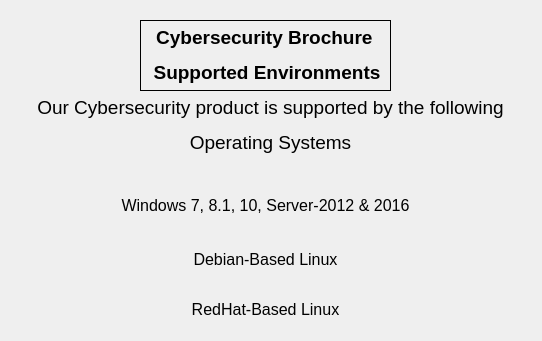
<?xml version="1.0" encoding="UTF-8"?>
<ui version="4.0">
 <class>environments</class>
 <widget class="QDialog" name="environments">
  <property name="geometry">
   <rect>
    <x>0</x>
    <y>0</y>
    <width>542</width>
    <height>341</height>
   </rect>
  </property>
  <property name="windowTitle">
   <string>Dialog</string>
  </property>
  <widget class="QLabel" name="WindowLabel">
   <property name="geometry">
    <rect>
     <x>60</x>
     <y>190</y>
     <width>411</width>
     <height>31</height>
    </rect>
   </property>
   <property name="text">
    <string>&lt;html&gt;&lt;head/&gt;&lt;body&gt;&lt;p align=&quot;center&quot;&gt;&lt;span style=&quot; font-size:12pt;&quot;&gt;Windows 7, 8.1, 10, Server-2012 &amp;amp; 2016&lt;/span&gt;&lt;/p&gt;&lt;/body&gt;&lt;/html&gt;</string>
   </property>
  </widget>
  <widget class="QLabel" name="descriptioLabel">
   <property name="geometry">
    <rect>
     <x>20</x>
     <y>80</y>
     <width>501</width>
     <height>91</height>
    </rect>
   </property>
   <property name="text">
    <string>&lt;html&gt;&lt;head/&gt;&lt;body&gt;&lt;p align=&quot;center&quot;&gt;&lt;span style=&quot; font-size:14pt;&quot;&gt;Our Cybersecurity product is supported by the following&lt;/span&gt;&lt;/p&gt;&lt;p align=&quot;center&quot;&gt;&lt;span style=&quot; font-size:14pt;&quot;&gt;Operating Systems&lt;/span&gt;&lt;/p&gt;&lt;/body&gt;&lt;/html&gt;</string>
   </property>
  </widget>
  <widget class="QLabel" name="titleLabel">
   <property name="geometry">
    <rect>
     <x>140</x>
     <y>20</y>
     <width>251</width>
     <height>71</height>
    </rect>
   </property>
   <property name="frameShape">
    <enum>QFrame::Box</enum>
   </property>
   <property name="text">
    <string>&lt;html&gt;&lt;head/&gt;&lt;body&gt;&lt;p align=&quot;center&quot;&gt;&lt;span style=&quot; font-size:14pt; font-weight:600;&quot;&gt;Cybersecurity Brochure &lt;/span&gt;&lt;/p&gt;&lt;p align=&quot;center&quot;&gt;&lt;span style=&quot; font-size:14pt; font-weight:600;&quot;&gt;Supported Environments&lt;/span&gt;&lt;/p&gt;&lt;/body&gt;&lt;/html&gt;</string>
   </property>
   <property name="textFormat">
    <enum>Qt::RichText</enum>
   </property>
  </widget>
  <widget class="QLabel" name="DebianLabel">
   <property name="geometry">
    <rect>
     <x>180</x>
     <y>250</y>
     <width>171</width>
     <height>16</height>
    </rect>
   </property>
   <property name="text">
    <string>&lt;html&gt;&lt;head/&gt;&lt;body&gt;&lt;p align=&quot;center&quot;&gt;&lt;span style=&quot; font-size:12pt;&quot;&gt;Debian-Based Linux&lt;/span&gt;&lt;/p&gt;&lt;/body&gt;&lt;/html&gt;</string>
   </property>
  </widget>
  <widget class="QLabel" name="RedhatLabel">
   <property name="geometry">
    <rect>
     <x>190</x>
     <y>300</y>
     <width>151</width>
     <height>16</height>
    </rect>
   </property>
   <property name="text">
    <string>&lt;html&gt;&lt;head/&gt;&lt;body&gt;&lt;p align=&quot;center&quot;&gt;&lt;span style=&quot; font-size:12pt;&quot;&gt;RedHat-Based Linux&lt;/span&gt;&lt;/p&gt;&lt;/body&gt;&lt;/html&gt;</string>
   </property>
  </widget>
 </widget>
 <resources/>
 <connections/>
</ui>
